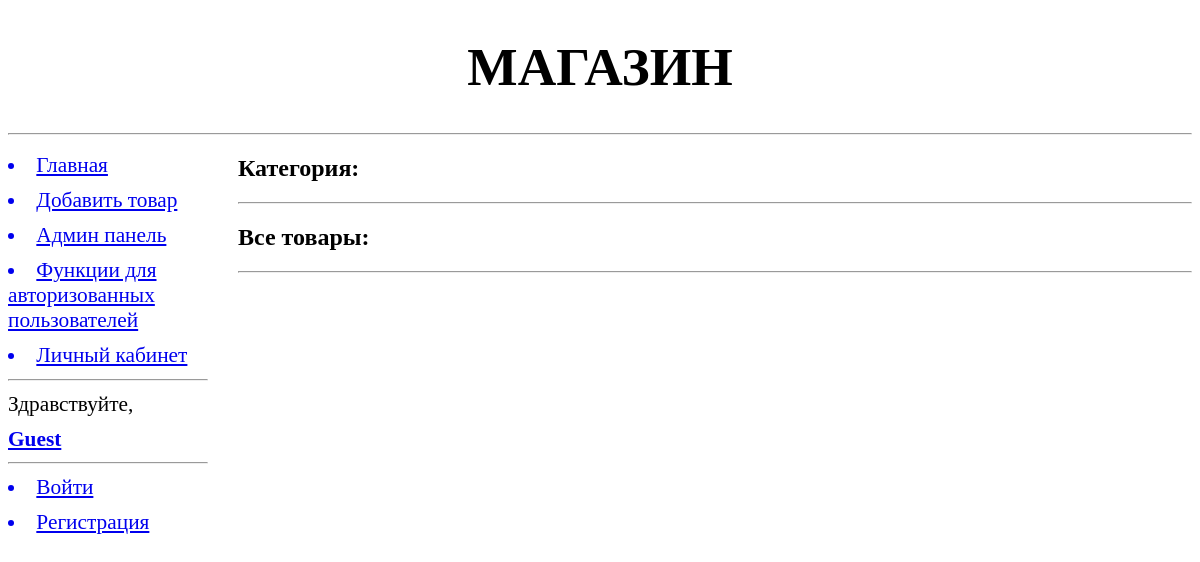
The app's page /, older data.
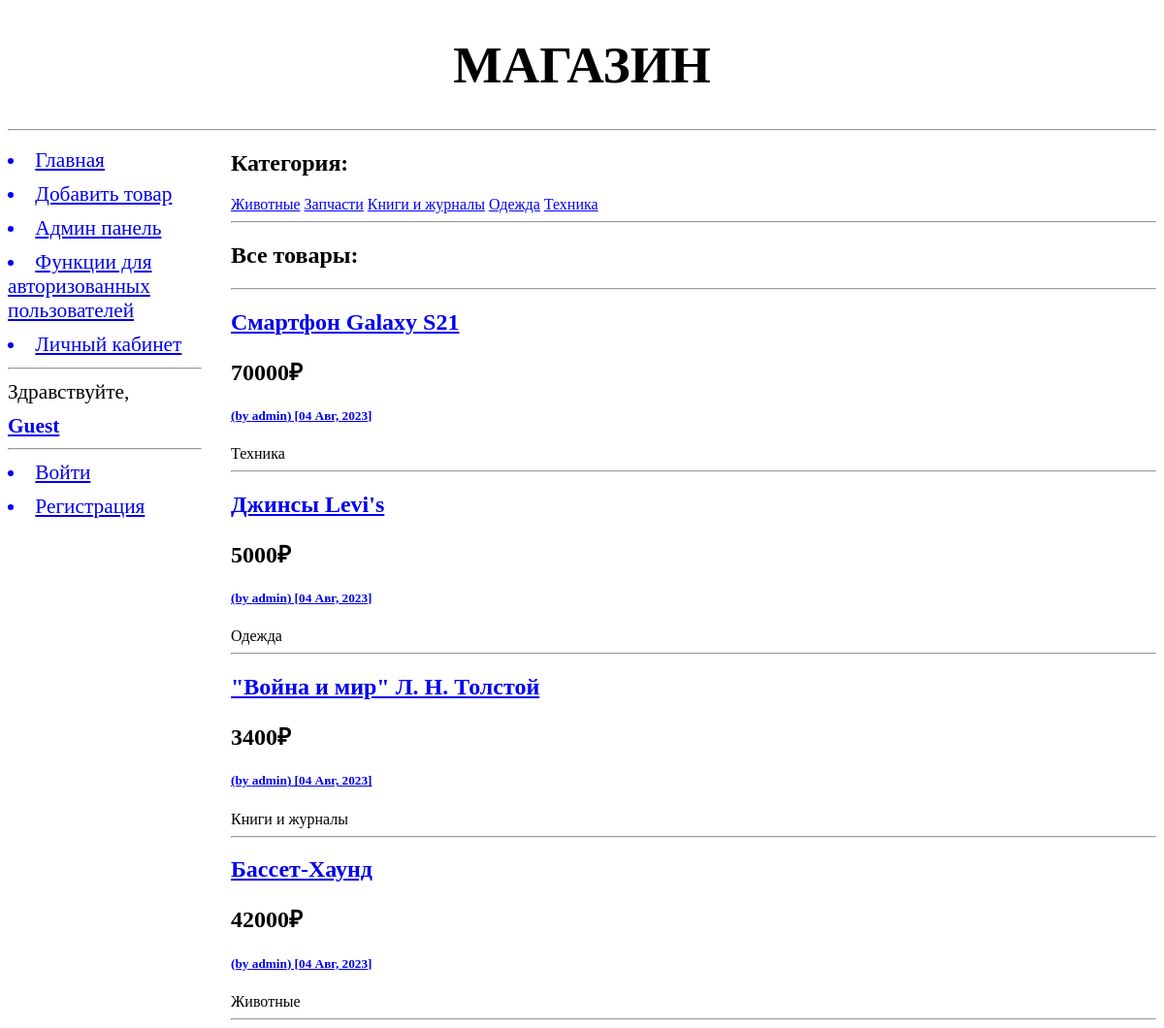
The same page, newer data.
### products/models.py (models this page shows, shortened)
class Category(models.Model):
    name = models.CharField(max_length=40, null=True, blank=False, verbose_name="Название")
    def __str__(self):
        return self.name
    class Meta:
        verbose_name = "Категория товаров"
        verbose_name_plural = "Категории товаров"

class Product(models.Model):
    name = models.CharField(max_length=400, null=True, blank=False, verbose_name="Название")
    slug = models.SlugField(max_length=300, verbose_name="Слаг для url", blank=False)
    price = models.IntegerField(verbose_name="Цена", default=0)
    discription = models.TextField(blank=True, verbose_name="Описание", help_text="Дополнительная информация о товаре, его характерестиках и свойствах.")
    category = models.ForeignKey(Category, on_delete=models.SET_NULL, null=True, related_name="categ_products", verbose_name="Категория", help_text="Группа товара, по которой будет фильтроваться их список.")
    seller = models.ForeignKey(User, on_delete=models.CASCADE, verbose_name="Продавец", related_name='user_products')
    add_date = models.DateTimeField(auto_now_add=True)
    archived = models.BooleanField(verbose_name="Архивировано", help_text="Будет ли слово отображаться в каталоге?", default=False)
    img = models.ImageField(upload_to="for_products", null=True, blank=True, verbose_name="Изображение")
    objects = models.Manager()  # менеджер по умолчанию
    published = PublishedManager()  # менеджер, выводящий неархивированные товары
    class Meta:
        verbose_name = "Товар"
        verbose_name_plural = "Товары"
        indexes = [models.Index(fields=['-add_date'])]  # Добавляет индекс в базу данных - ускоряет запросы, фильтрующие и упорядочивающие по данному полю
        ordering = ['add_date', 'name']  # параметры сортировки записей по умолчанию

### catalog/views.py (the view)
# urls.py: path('', catalog, name='catalog'),
def catalog(request):
	AMOUNT_OF_PRODUCTS = 50
	if request.GET.get('selecter', False) not in ("None", False):
		sort_name = str(request.GET.get('selecter', False))
		products = Product.published.order_by(sort_name)[:AMOUNT_OF_PRODUCTS] # Используется менеджер published. Подробнее написано в моделях.
	else:
		products = Product.published.all()[:AMOUNT_OF_PRODUCTS]
	categories = Category.objects.all().order_by("name")
	context = {
		"products":products,
		"categories":categories,
		}
	return render(request, "catalog/catalog.html", context)

### products/models.py (called while the page is built)
    def get_queryset(self):
        return super().get_queryset().filter(archived=False)

### catalog/templates/catalog/catalog.html (shortened to what this page needs)
{% extends "basic.html" %}
{%  block page_title %}
Магазин
{% endblock %}
{% block content %}
    <h1>Категория: {{ current_cat.name_with_quotes }}</h1>
    {% for cat in categories %}
        {% if cat.pk != current_cat.pk %}
            <a href="{% url 'products:ex_category' cat.pk %}">{{ cat.name }}</a>
        {% endif %}
    {% endfor %}
    <hr>
    <h1>Все товары:</h1>
    <hr>
    {% for product in products %}
        <h2> <a href="{% url 'products:ex_product' product.pk %}"> {{ product.name }} </a>
            <h2> {{ product.price }}₽ </h2>
            <h5> <a href="{% url 'users:users' %}">(by {{ product.seller }}) [{{ product.add_date|date:"d M, Y" }}]</a></h5>
         </h2>  <p2>{{ product.category }} <br></p2>
        <hr>
    {% endfor %}
{% endblock %}

### catalog/templates/basic.html (shortened to what this page needs)
{% load static %}
<!DOCTYPE html>
<html>
    <head>
        <link rel="stylesheet" type="text/css" href="{% static 'catalog/style.css' %}">
    </head>
    <body>
        <header>
            <h1>{% block page_title %}{% endblock %}</h1>
            <hr>
        </header>
        <nav>
            <a href="{% url 'catalog:catalog' %}"><li>Главная</li></a>
            <a href="{% url 'products:new' %}"><li>Добавить товар</li></a>
            <a href="/admin/"><li>Админ панель</li></a>
            <a href="{% url 'catalog:info' %}"><li>Функции для авторизованных пользователей</li></a>
            <a href="{% url 'users:home' %}"><li>Личный кабинет</li></a>
            <hr>
            <p1>Здравствуйте, </p1>
            <a href="{% url 'users:home' %}"><b>{{ user.username|default:'Guest' }}</b></a>
            <hr>
            {% if user.is_authenticated %}
                <a href="{% url 'logout' %}"><li>Выйти</li></a>
            {% else %}
                <a href="{% url 'login' %}"><li>Войти</li></a>
                <a href="{% url 'users:signup' %}"><li>Регистрация</li></a>
            {% endif %}
        </nav>
        <section>
            {% block content %}
            {% endblock %}
        </section>
    </body>
</html>

### catalog/static/catalog/style.css (style rules this page uses)
header h1 { font-size: 40pt; text-transform: uppercase; text-align: center; }
nav { font-size: 16pt; width: 200px; float: left; }
nav a { display: block; margin: 10px 0px; }
section { margin-left: 230px; }

Row changes from the older to the newer data that the page shows:
added Category: name "Животные"
added Category: name "Запчасти"
added Category: name "Книги и журналы"
added Category: name "Одежда"
added Category: name "Техника"
added Product: name "Смартфон Galaxy S21", price "70000", seller "admin", add_date "04 Авг, 2023", category "Техника"
added Product: name "Джинсы Levi's", price "5000", seller "admin", add_date "04 Авг, 2023", category "Одежда"
added Product: name "\"Война и мир\" Л. Н. Толстой", price "3400", seller "admin", add_date "04 Авг, 2023", category "Книги и журналы"
added Product: name "Бассет-Хаунд", price "42000", seller "admin", add_date "04 Авг, 2023", category "Животные"
